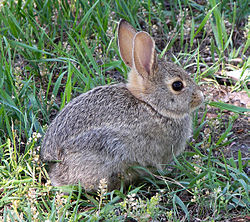
#> input picture python_work/dataimage/20211217/rabbit.jpg, 250 x 222 px
$ python ex05.py
#> lines starting #> are read from the running program, lines starting #| are printed output that depends on the picture; after the words box and inside, x2 and y2 are one past the last pixel; in counts of white or black regions, pixels touching at a corner belong together

import cv2


img = cv2.imread('rabbit.jpg',cv2.IMREAD_GRAYSCALE)
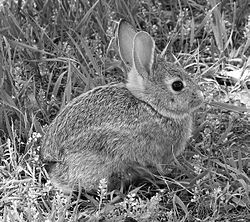
#> img: shape (222, 250); min 0, max 255, mean 119.4
cv2.imshow('img',img)   #원래 이미지 보여주기
cv2.waitKey(0)

ret, tresh = cv2.threshold(img,127,255,cv2.THRESH_BINARY)
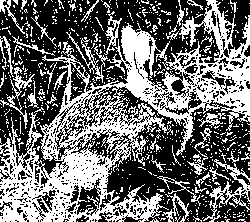
#> tresh: shape (222, 250); 42.4% white; 688 white regions (644 under 20 px), largest, box (x1, y1, x2, y2) and area: (0, 0, 250, 222) 17435, (203, 159, 250, 222) 677, (0, 67, 35, 129) 351
cv2.imshow('tresh',tresh)   #treshold 이미지 보여주기
cv2.waitKey(0)

adtresh = cv2.adaptiveThreshold(img,255,
                                cv2.ADAPTIVE_THRESH_MEAN_C,
                                cv2.THRESH_BINARY,21,3)
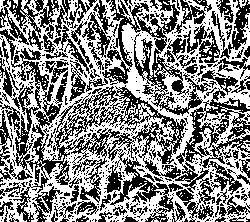
#> adtresh: shape (222, 250); 52.4% white; black in thin lines or dots
cv2.imshow('adtresh',adtresh)   #treshold 이미지 보여주기
cv2.waitKey(0)

adtresh = cv2.adaptiveThreshold(img,255,
                                cv2.ADAPTIVE_THRESH_GAUSSIAN_C,
                                cv2.THRESH_BINARY,21,3)
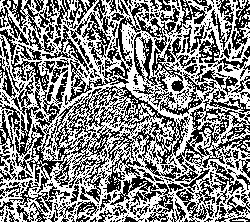
#> adtresh: shape (222, 250); 52.7% white; black in thin lines or dots
cv2.imshow('adtresh',adtresh)   #treshold 이미지 보여주기
cv2.waitKey(0)

$ run again, with python_work/dataimage/20211217/cat.jpg copied over python_work/dataimage/20211217/rabbit.jpg
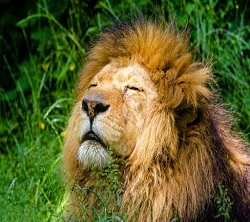
#> input picture python_work/dataimage/20211217/cat.jpg, 250 x 222 px
#> `ret, tresh = cv2.threshold(img,127,255,cv2.THRESH_BINARY)`:
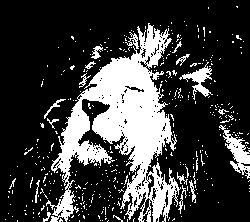
#> tresh: shape (222, 250); 24.1% white; 401 white regions (382 under 20 px), largest, box (x1, y1, x2, y2) and area: (46, 23, 181, 222) 10623, (219, 125, 250, 179) 582, (179, 62, 213, 100) 393
#> `adtresh = cv2.adaptiveThreshold(img,255, cv2.ADAPTIVE_THRESH_GAUSSIAN_..`:
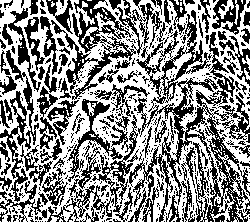
#> adtresh: shape (222, 250); 54.3% white; 469 black regions (378 under 20 px), largest, box (x1, y1, x2, y2) and area: (129, 10, 250, 222) 7223, (51, 0, 136, 100) 2211, (0, 50, 39, 202) 1312
